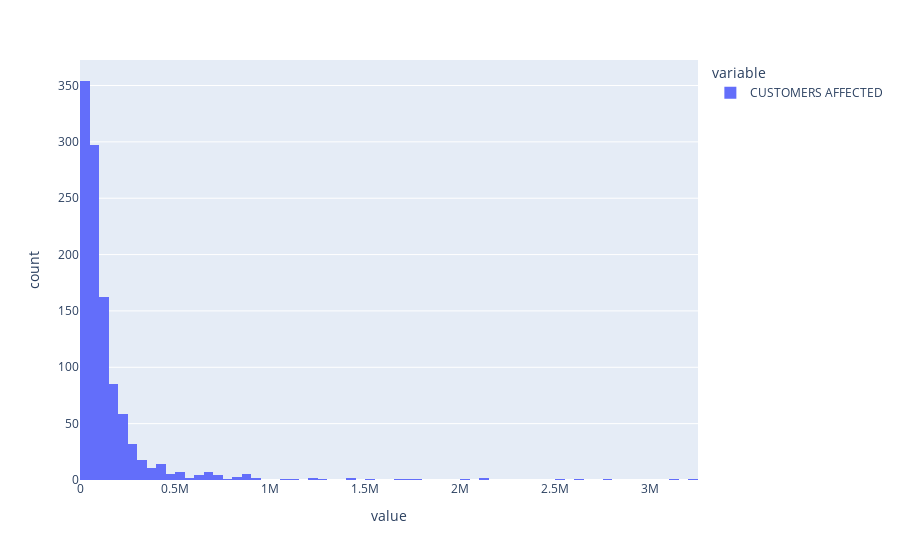

The notebook cell this image was saved under:
### Markdown cell above
##### Customers Affected
Something we might use later on as another measure of severity is how many people were affected by the outage. Let's see the distribution for this.

### Code cell
px.histogram(df['CUSTOMERS AFFECTED'][df['CUSTOMERS AFFECTED'] >= 0]) # Dropping NaNs

### Figure 1 — Plotly figure (JSON) as saved in the notebook; plotly's stock layout.template omitted (floating-point values rounded to 4 significant figures; data arrays with more than 128 entries replaced by an {"elided": "..."} marker saying what was removed)
{"data": [{"alignmentgroup": "True", "bingroup": "x", "hovertemplate": "variable=CUSTOMERS AFFECTED<br>value=%{x}<br>count=%{y}<extra></extra>", "legendgroup": "CUSTOMERS AFFECTED", "marker": {"color": "#636efa", "pattern": {"shape": ""}}, "name": "CUSTOMERS AFFECTED", "offsetgroup": "CUSTOMERS AFFECTED", "orientation": "v", "showlegend": true, "type": "histogram", "x": {"elided": "1091 int values"}, "xaxis": "x", "yaxis": "y"}], "layout": {"barmode": "relative", "legend": {"title": {"text": "variable"}, "tracegroupgap": 0}, "margin": {"t": 60}, "xaxis": {"anchor": "y", "domain": [0, 1], "title": {"text": "value"}}, "yaxis": {"anchor": "x", "domain": [0, 1], "title": {"text": "count"}}}}
